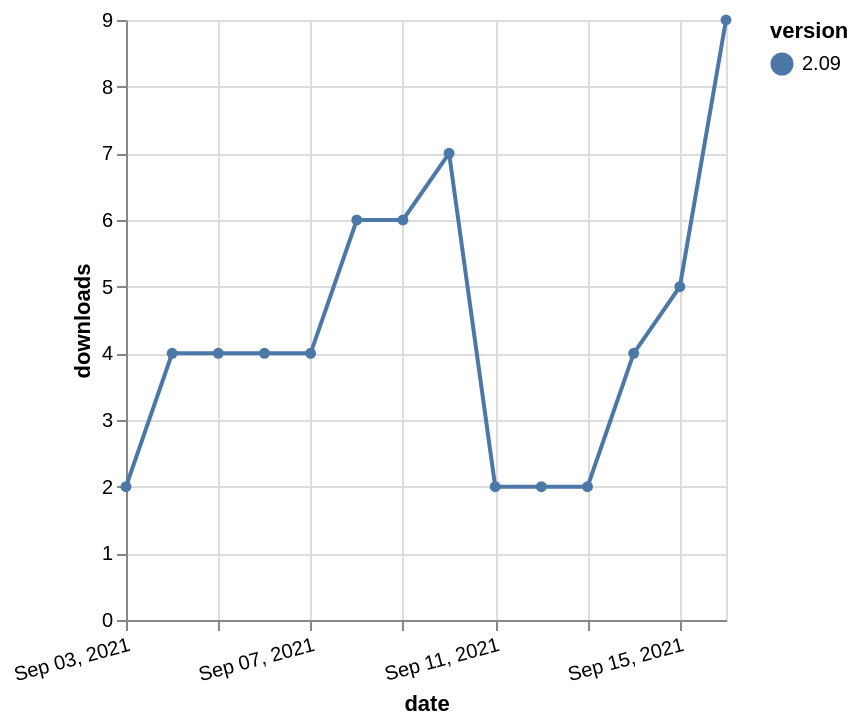

Specify this chart in Vega-Lite:
### Vega-Lite specification from a JSON file in a GitHub repository (floating-point values rounded to 4 significant figures)
{"$schema": "https://vega.github.io/schema/vega-lite/v5.json", "description": "A simple bar chart with embedded data.", "data": {"values": [{"date": "2021-09-03", "total": 3523, "delta": 2, "version": "2.09"}, {"date": "2021-09-04", "total": 3527, "delta": 4, "version": "2.09"}, {"date": "2021-09-05", "total": 3531, "delta": 4, "version": "2.09"}, {"date": "2021-09-06", "total": 3535, "delta": 4, "version": "2.09"}, {"date": "2021-09-07", "total": 3539, "delta": 4, "version": "2.09"}, {"date": "2021-09-08", "total": 3545, "delta": 6, "version": "2.09"}, {"date": "2021-09-09", "total": 3551, "delta": 6, "version": "2.09"}, {"date": "2021-09-10", "total": 3558, "delta": 7, "version": "2.09"}, {"date": "2021-09-11", "total": 3560, "delta": 2, "version": "2.09"}, {"date": "2021-09-12", "total": 3562, "delta": 2, "version": "2.09"}, {"date": "2021-09-13", "total": 3564, "delta": 2, "version": "2.09"}, {"date": "2021-09-14", "total": 3568, "delta": 4, "version": "2.09"}, {"date": "2021-09-15", "total": 3573, "delta": 5, "version": "2.09"}, {"date": "2021-09-16", "total": 3582, "delta": 9, "version": "2.09"}]}, "width": "container", "mark": {"type": "line", "point": {"filled": true}}, "encoding": {"x": {"field": "date", "type": "temporal", "timeUnit": "yearmonthdate", "title": "date", "axis": {"labelAngle": -15}}, "y": {"field": "delta", "type": "quantitative", "title": "downloads"}, "color": {"field": "version", "type": "nominal"}, "tooltip": {"field": "delta"}}}
